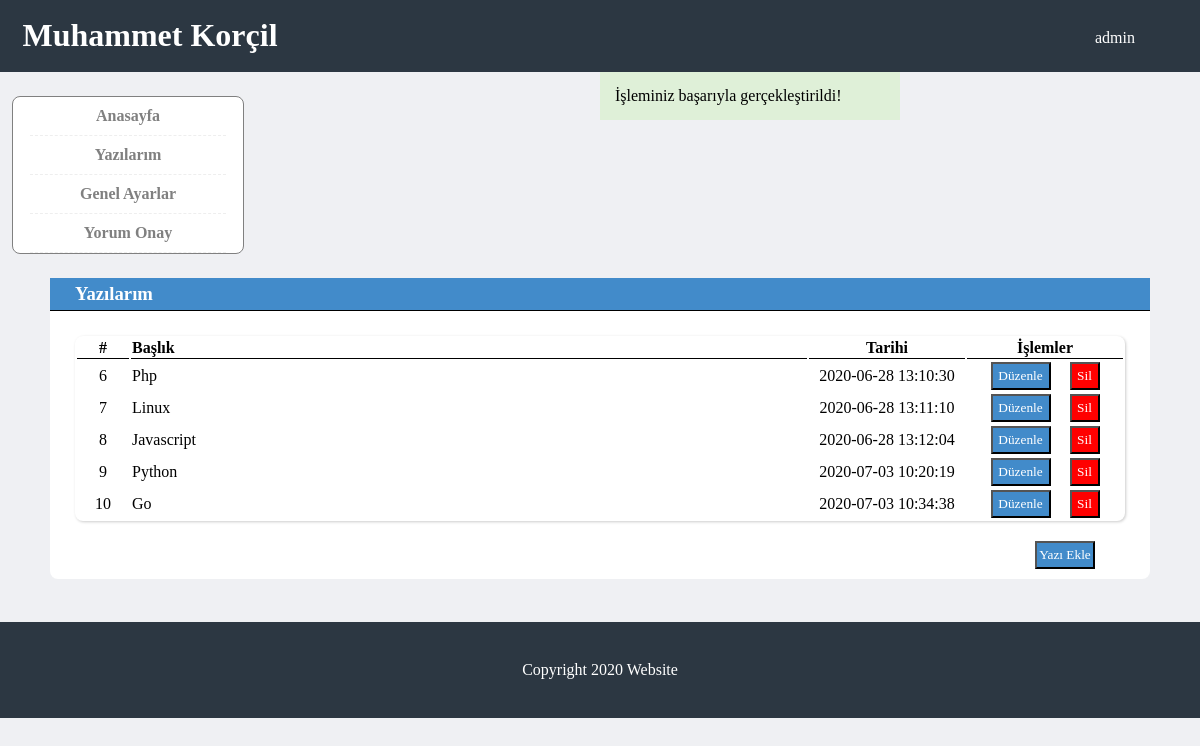
The app's page /admin/yazilarim.php?yazi-sil=yes (signed in) with its own data.
### tables this page shows
CREATE TABLE `yazilarim` (
  `id` int(11) NOT NULL,
  `yazi_adi` varchar(255) NOT NULL,
  `yazi_link` varchar(255) NOT NULL,
  `yazi_aciklama` text NOT NULL,
  `yazi_tarih` timestamp NOT NULL DEFAULT current_timestamp()
);

### admin/yazilarim.php (the view, shortened to what this page needs)
<?php include 'header.php'; ?>
<?php include 'sidebar.php'; ?>
<div class="alert">
	<?php
	if (@$_GET["yazi-ekle"]=="bos") {
		?>
		<div class=" alert-warning" >
			<span > Boş alan bırakmayınız!</span>
		</div>
		<?php
	}elseif (@$_GET["yazi-ekle"]=="yes") {
		?>
		<div class="alert-success" >
			<span > İşleminiz başarıyla gerçekleştirildi!</span>
		</div>
		<?php
	}elseif (@$_GET["yazi-ekle"]=="no") {
		?>
		<div class=" alert-warning" >
			<span > İşleminiz gerçekleşirken hata oluştu!</span>
		</div>
		<?php
	}elseif (@$_GET["yazi-guncelle"]=="bos") {
		?>
		<div class=" alert-warning" >
			<span > Boş alan bırakmayınız!</span>
		</div>
		<?php
	}elseif (@$_GET["yazi-guncelle"]=="yes") {
		?>
		<div class="alert-success" >
			<span> İşleminiz başarıyla gerçekleştirildi!</span>
		</div>
		<?php
	}elseif (@$_GET["yazi-guncelle"]=="no") {
		?>
		<div class=" alert-warning" >
			<span > İşleminiz gerçekleşirken hata oluştu!</span>
		</div>
		<?php
	}elseif (@$_GET["yazi-sil"]=="yes") {
		?>
		<div class="alert-success" >
			<span > İşleminiz başarıyla gerçekleştirildi!</span>
		</div>
		<?php
	}elseif (@$_GET["yazi-sil"]=="no") {
		?>
		<div class="alert-warning" >
			<span > İşleminiz gerçekleşirken hata oluştu!</span>
		</div>
		<?php
	}
	?>
	<?php
	$query=$db->prepare("SELECT * FROM yazilarim");
	$query->execute();
	?>
</div>
<div class="container">
	<div class="right">
		<div class="panel-heading">
			<h3>Yazılarım</h3>
		</div>
		<div class="panel-info">
			<div class="heading">
				<table class="table">
					<thead>
						<tr>
							<th  width="5%">#</th>
							<th style="text-align: left;" width="65%">Başlık</th>
							<th  width="15%">Tarihi</th>
							<th  width="15%">İşlemler</th>
						</tr>
					</thead>
					<tbody>
						<?php
						$query =$db->prepare("SELECT * FROM yazilarim");
						$query->execute();
						$cek =$query->fetchALL(PDO::FETCH_ASSOC);
						foreach ($cek as $row) {
							?>
							<tr>
								<td><center><?php echo $row["id"]; ?></center></td>
								<td><?php echo $row["yazi_adi"]; ?></td>
								<td><center><?php echo $row["yazi_tarih"]; ?></center></td>
								<td>
									<center>
										<a href="yazi-duzenle.php?id=<?php echo $row["id"]; ?>" title="Düzenle"><button class="update">Düzenle</button></a>
										<a href="islem.php?yazisil_id=<?php echo $row["id"]; ?>" title="Sil"><button class="delete">Sil</button></a>
									</center>
								</td>
							</tr>
							<?php
						}
						?>
					</tbody>
				</table>
				<div class="insert-button"><a href="yazi-ekle.php" title="Yazı Ekle"><button class="insert">Yazı Ekle</button></a></div>
			</div>
		</div>
	</div>
</div>
<?php include 'footer.php'; ?>

### admin/css/index.css (style rules this page uses)
* { box-sizing: border-box; margin: 0; font-family: "Times New Roman", Times, serif; }
body { background-color: #eff0f3; }
.container { width: 100%; min-height: 300px; height: 100%; margin-bottom: 250px; }
.right { margin-right: 50px; float: right; background-color: white; max-width: 1100px; width: 100%; margin-top: 24px; border-radius: 0.5em; }
.panel-heading { width: 100%; background-color: #428bca; border-bottom:1px solid black; }
.panel-heading h3 { width: 100%; padding: 5px 25px; color: white; }
.panel-info { box-shadow: 1px 1px 3px #ccc; border-radius: 0.5em; background-color: white; max-width: 1050px; width: 100%; min-height: 100px; height: 100%; margin: 25px 0 25px 25px; }
table { max-width: 1050px; width: 100%; }
table th { border-bottom: 1px solid black; }
.insert { max-width: 60px; width: 100%; padding: 4px 2px; background-color: #428bca; color: white; }
.insert-button { float: right; width: 100px; padding: 10px; margin-top: 10px; }
.update { max-width: 60px; width: 100%; padding: 4px 2px; background-color: #428bca; color: white; }
.delete { max-width: 30px; width: 100%; margin-left: 15px; padding: 4px 2px; background-color: red; color: white; }
.alert { width: 300px; height: 75px; position: absolute; margin: auto 600px; }
.alert-success { padding: 15px; background-color: #dff0d8; }

### records on screen
yazilarim: id "6", yazi_adi "Php", yazi_tarih "2020-06-28 13:10:30"
yazilarim: id "7", yazi_adi "Linux", yazi_tarih "2020-06-28 13:11:10"
yazilarim: id "8", yazi_adi "Javascript", yazi_tarih "2020-06-28 13:12:04"
yazilarim: id "9", yazi_adi "Python", yazi_tarih "2020-07-03 10:20:19"
yazilarim: id "10", yazi_adi "Go", yazi_tarih "2020-07-03 10:34:38"

### other values on screen
$_SESSION["admin_kadi"] "admin"
